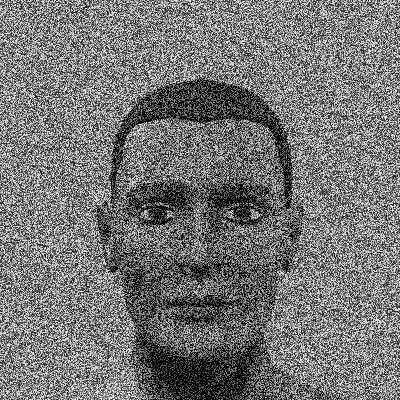
#> input picture ML/assignments/man.jpg, 400 x 400 px
$ jupyter execute --allow-errors Day13.ipynb
#> lines starting #> are read from the running program, lines starting #| are printed output that depends on the picture
## 1) Try to remove the noise from the man.jpg image by doing erosion and dilation in a sequence.

[cell 1]
import cv2 as cv
import numpy as np

[cell 2]
m_img = cv.imread('man.jpg',0)
#> m_img is the input picture: shape (400, 400); min 0, max 255, mean 117.4
#cv.imshow('k',m_img)
#cv.waitKey(0)

### Input
<div style="float:left;width:150;">

</div>

[cell 3]
m_inv = np.bitwise_not(m_img)
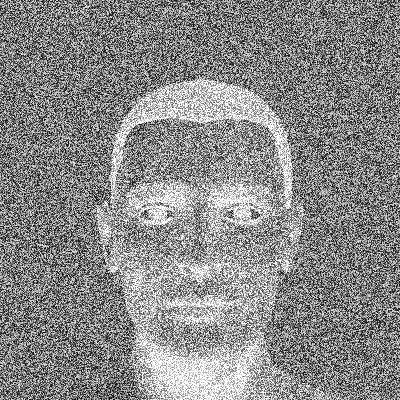
#> m_inv: shape (400, 400); min 0, max 255, mean 137.6
kernel = np.ones((2,2),np.uint8)
erosion = cv.erode(m_inv,kernel,iterations=2)
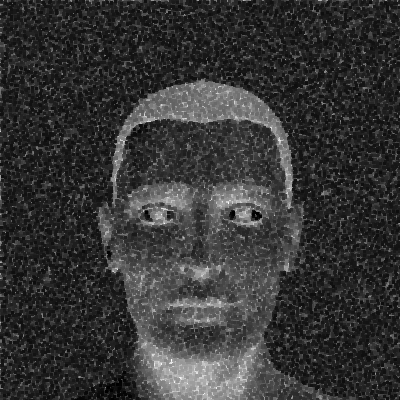
#> erosion: shape (400, 400); min 0, max 253, mean 53.7
dial = cv.dilate(erosion,kernel,iterations=2)
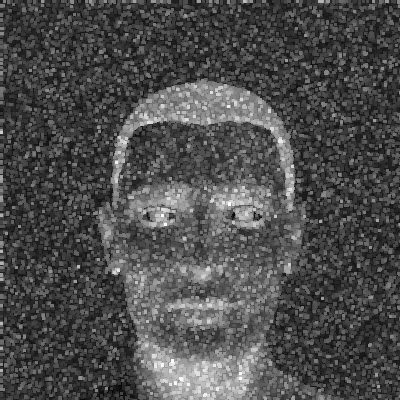
#> dial: shape (400, 400); min 0, max 253, mean 77.1
res = np.bitwise_not(dial)
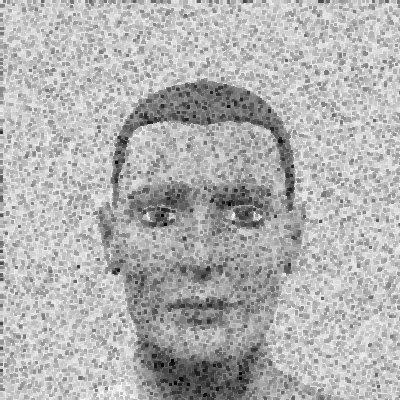
#> res: shape (400, 400); min 2, max 255, mean 177.9
cv.imwrite('res1.jpg',res)
#> Out = True
#cv.waitKey(0)

[cell 4]
m_inv = np.bitwise_not(m_img)
kernel = np.ones((2,2),np.uint8)
erosion = cv.erode(m_inv,kernel,iterations=2)
res = np.bitwise_not(erosion)
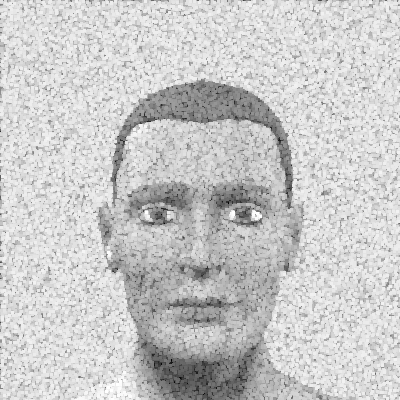
#> res: shape (400, 400); min 2, max 255, mean 201.3
dial = cv.dilate(res,kernel,iterations=2)
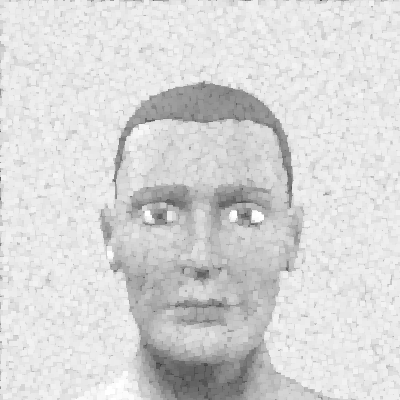
#> dial: shape (400, 400); min 61, max 255, mean 215.4

cv.imwrite('res2.jpg',dial)
#> Out = True

[cell 5]
kernel = np.ones((2,2),np.uint8)
erosion = cv.erode(m_img,kernel,iterations=2)
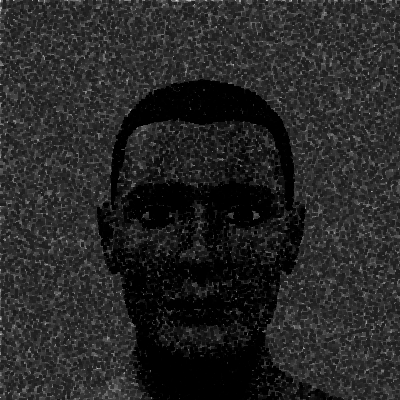
#> erosion: shape (400, 400); min 0, max 226, mean 38.1
dial = cv.dilate(erosion,kernel,iterations=2)
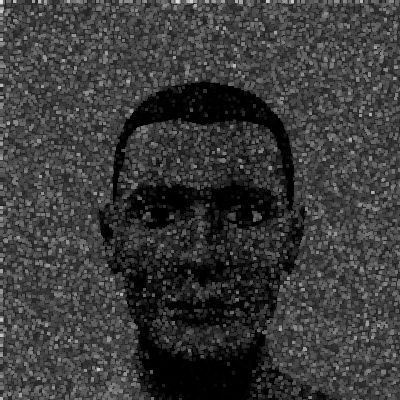
#> dial: shape (400, 400); min 0, max 226, mean 58.2

cv.imwrite('res3.jpg',dial)
#> Out = True

<table><tr>
    <td> <div> <h2>Original</h2> </div></td>
    <td> <div> <h2>( not -> erode -> dilate -> not)</h2> </div></td>
    <td> <div> <h2>( not -> erode -> not -> dilate)</h2> </div></td>
    <td> <div> <h2>( erode ->  dilate)</h2> </div></td>
</tr></table>

### 2) Try to remove the noise from the man.jpg by using
morphologyEx() function. Get resultantant images for the two
arguments
* cv.MORPH_CLOSE
* cv.MORPH_OPEN

[cell 6]
res = cv.morphologyEx(m_img,cv.MORPH_OPEN,kernel)
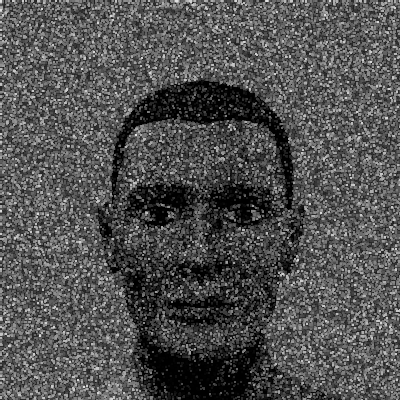
#> res: shape (400, 400); min 0, max 231, mean 80.7
#res = np.bitwise_not(res)
cv.imwrite('res45.jpg',res)
#> Out = True

[cell 7]
res2 = cv.morphologyEx(m_img,cv.MORPH_CLOSE,kernel)
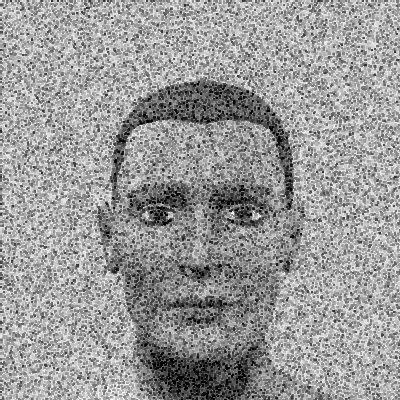
#> res2: shape (400, 400); min 0, max 255, mean 153.2
#res = np.bitwise_not(res)
cv.imwrite('res44.jpg',res2)
#> Out = True

$ run again, with ML/assignments/Img_diff.jpg copied over ML/assignments/man.jpg
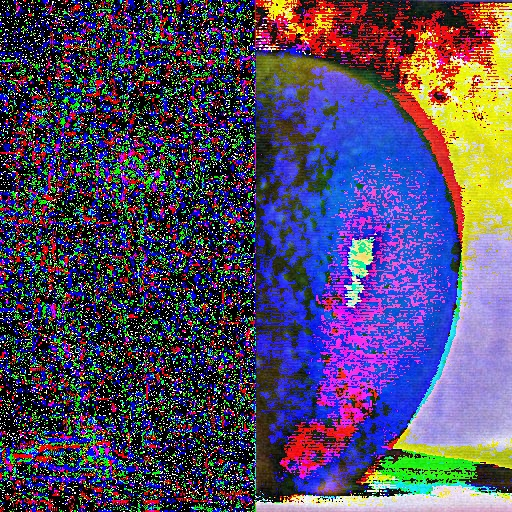
#> input picture ML/assignments/Img_diff.jpg, 512 x 512 px
#> `cv.imwrite('res1.jpg',res)`: Out = True
#> `dial = cv.dilate(res,kernel,iterations=2)`:
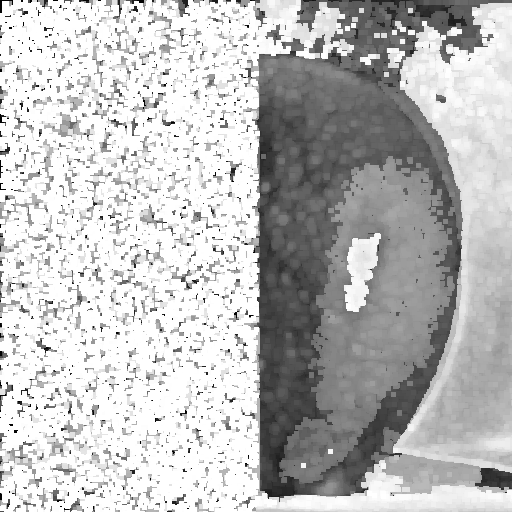
#> dial: shape (512, 512); min 0, max 255, mean 189.6
#> `res2 = cv.morphologyEx(m_img,cv.MORPH_CLOSE,kernel)`:
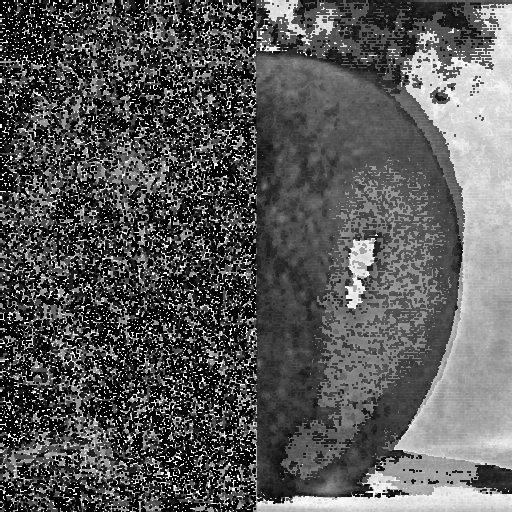
#> res2: shape (512, 512); min 0, max 255, mean 88.9

$ run again, with ML/assignments/apple.jpg copied over ML/assignments/man.jpg
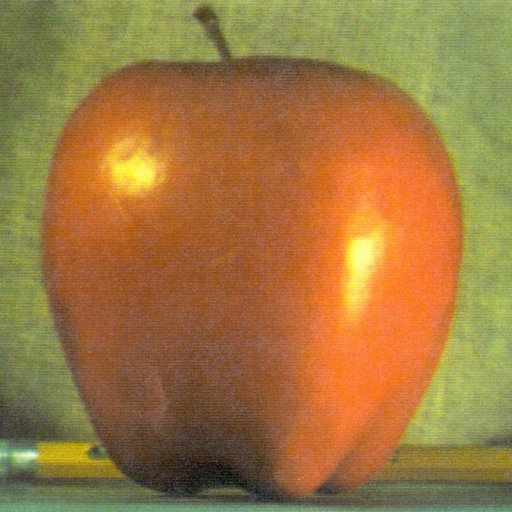
#> input picture ML/assignments/apple.jpg, 512 x 512 px
#> `cv.imwrite('res1.jpg',res)`: Out = True
#> `dial = cv.dilate(res,kernel,iterations=2)`:
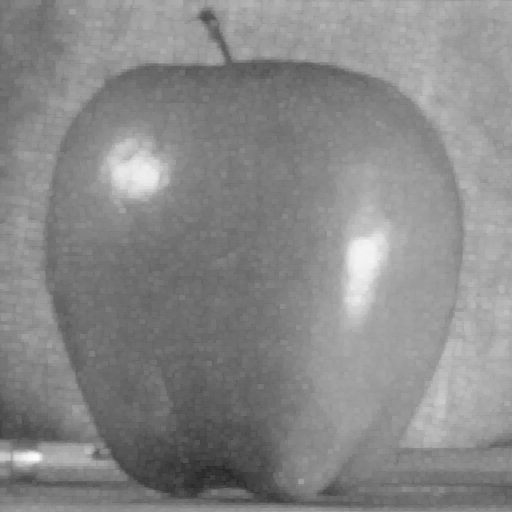
#> dial: shape (512, 512); min 37, max 250, mean 136.2
